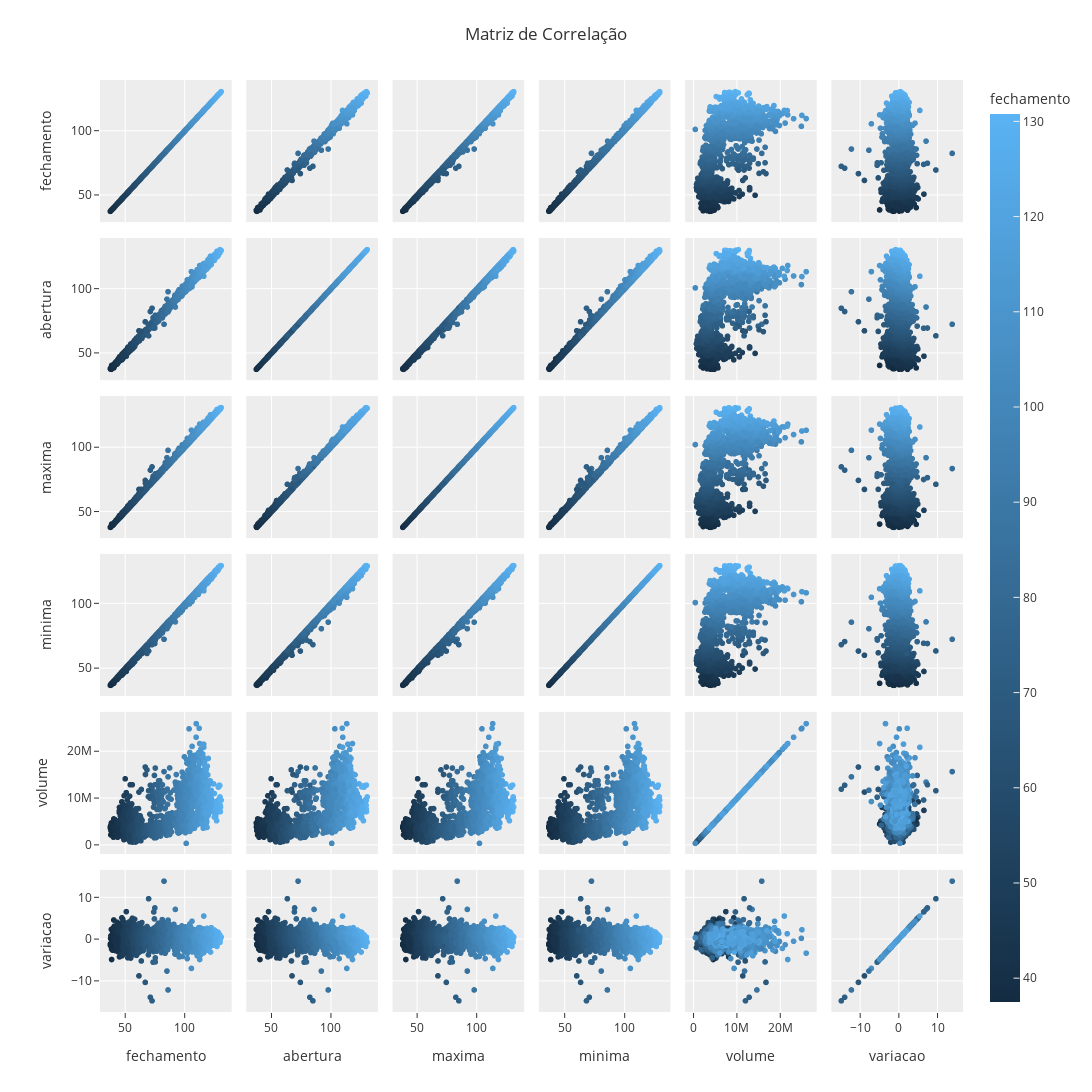

Here is the notebook cell this chart was saved with:
### Code cell
fig = px.scatter_matrix(
    df,
    dimensions = ['fechamento', 'abertura', 'maxima', 'minima', 'volume', 'variacao'], 
    color = 'fechamento', 
    template = template
)
fig.update_layout(
    title = {
        'text': 'Matriz de Correlação',
        'x':0.5,
        'xanchor': 'center'
    },
    width = 1600, 
    height = 1400,
    margin = dict(l = 100, r = 20, t = 80, b = 80)
)
fig.show()

### Figure 1 — Plotly figure (JSON) as saved in the notebook; plotly's stock layout.template omitted (floating-point values rounded to 4 significant figures; data arrays with more than 128 entries replaced by an {"elided": "..."} marker saying what was removed)
{"data": [{"dimensions": [{"axis": {"matches": true}, "label": "fechamento", "values": {"elided": "2884 float values"}}, {"axis": {"matches": true}, "label": "abertura", "values": {"elided": "2884 float values"}}, {"axis": {"matches": true}, "label": "maxima", "values": {"elided": "2884 float values"}}, {"axis": {"matches": true}, "label": "minima", "values": {"elided": "2884 float values"}}, {"axis": {"matches": true}, "label": "volume", "values": {"elided": "2884 int values"}}, {"axis": {"matches": true}, "label": "variacao", "values": {"elided": "2884 float values"}}], "hovertemplate": "%{xaxis.title.text}=%{x}<br>%{yaxis.title.text}=%{y}<br>fechamento=%{marker.color}<extra></extra>", "legendgroup": "", "marker": {"color": {"elided": "2884 float values"}, "coloraxis": "coloraxis", "symbol": "circle"}, "name": "", "showlegend": false, "type": "splom"}], "layout": {"coloraxis": {"colorbar": {"title": {"text": "fechamento"}}, "colorscale": [[0, "rgb(20,44,66)"], [1, "rgb(90,179,244)"]]}, "dragmode": "select", "height": 1400, "legend": {"tracegroupgap": 0}, "margin": {"b": 80, "l": 100, "r": 20, "t": 80}, "title": {"text": "Matriz de Correlação", "x": 0.5, "xanchor": "center"}, "width": 1600}}
